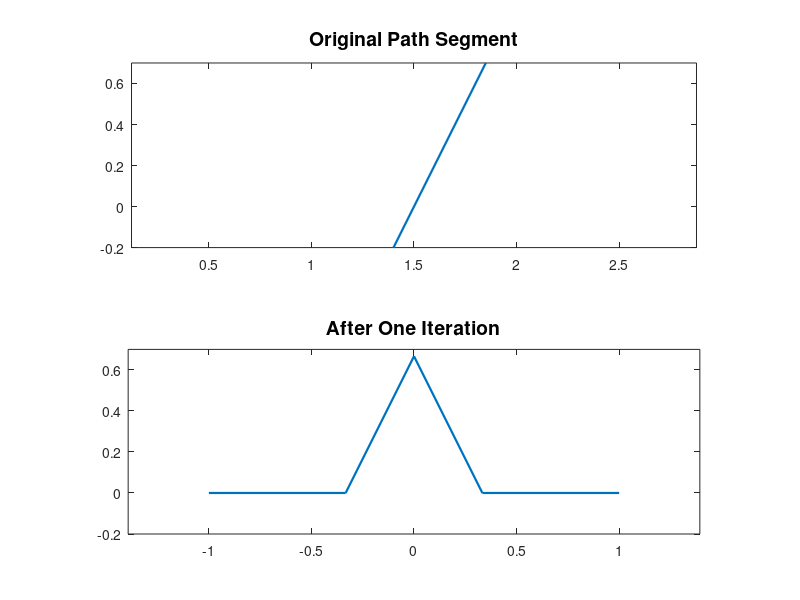

The MATLAB script that drew this image: (Note: this script raises an error after producing the figure.)
%% Koch Snowflake
% Anthony Austin, 27th November 2012

%%
% (Chebfun example fun/KochSnowflake.m)
% [Tags: #complex, #roots]

%%
% In the spirit of the upcoming holiday season, let's use Chebfun to have a
% little fun with the well-known Koch snowflake fractal.

%%
% In order to be able to use proper MATLAB functions (which we need for
% this example), we need to enclose this entire script within the body of a
% function.
function KochSnowflake()

LW = 'LineWidth'; lw = 1.6; MS = 'MarkerSize'; FS = 'FontSize'; fs = 14;

%%
% First, we need a way to generate the points on the snowflake curve.
% Recall that the Koch snowflake is generated by starting with an
% equilateral triangle and then, at each iteration step, replacing the
% middle of each line segment with two smaller line segments that construct
% the sides of an equilateral triangle that sits on top of the path where
% the segment used to lie:

seg1 = complex([-1 1]);
seg2 = [-1 -1/3 2*1i/3 1/3 1];

subplot(2, 1, 1);
plot(seg1, LW, lw);
ylim([-0.2 0.7]);
axis equal;
title('Original Path Segment', FS, fs);

subplot(2, 1, 2);
plot(seg2, LW, lw);
ylim([-0.2 0.7]);
axis equal;
title('After One Iteration', FS, fs);

%%
% The following function creates a column vector of all the snowflake's
% vertices after N iterations of the fractal generating step.  The vertices
% are represented by points in the complex plane.

function K = koch(N)
	% Start with the corners of an equilateral triangle.
	K = [   0 + 1i/sqrt(3)
	     -0.5 - 1i/(2*sqrt(3))
	      0.5 - 1i/(2*sqrt(3))
                0 + 1i/sqrt(3)];% Repeat the first point to close the path.

	% Repeatedly split the sides of the snowflake to generate the fractal.
	for (n = 1:1:N)
		K = nextkoch(K);
	end
end

%%
% The real work of the koch() function is all contained inside the
% nextkoch() auxiliary function, which carries out the fractal iteration.
% It accepts a column vector of vertices generated by one step and returns
% a column vector of the vertices obtained after a single step of the
% iteration.

function Kn = nextkoch(K)
	N = length(K) - 1;     % Current number of unique vertices.
	M = 4*N + 1;           % Total number of vertices after next step.
	Kn = zeros(M, 1);      % New list of vertices.

	% Insert the current vertices into the new list.
	Kn(1:4:M) = K(1:end);

	for (n = 1:1:N)
		% Pick out a vertex and the next one in the sequence.
		z1 = K(n);
		z2 = K(n + 1);

		% Compute new points on the curve between these vertices.
		w1 = 2*z1/3 + 1*z2/3;
		w3 = 1*z1/3 + 2*z2/3;
		w2 = (w1 + w3)/2 + 1i*sqrt(3)*(w1 - w3)/2;

		% Insert the new vertices into the list.
		Kn(4*(n - 1) + 2) = w1;
		Kn(4*(n - 1) + 3) = w2;
		Kn(4*(n - 1) + 4) = w3;
	end
end

%%
% Finally, in order to be able to create a chebfun, we must come up with a
% parametric representation of the snowflake path.  The following function
% parametrizes the path with vertices in the column vector K by a parameter
% t that ranges over [0, 1]:

function y = kochfn(K, t)
	M = length(K);

	m1 = floor((M-1)*t) + 1;
	m2 = min(m1 + 1, M);

	s = (M-1)*t + 1 - m1;
	y = K(m1).*(1 - s) + K(m2).*s;
end

%%
% Now we can play!  Let's start by creating a chebfun that represents the
% Koch snowflake after three fractal iterations.  Since the snowflake path
% is quite jagged, we will need to enable splitting:

splitting on;
K = koch(3);
z = chebfun(@(t) kochfn(K, t), [0 1]);

clf;
plot(z, LW, lw);
title('Koch Snowflake', FS, fs);
axis equal;

%% 
% How big is this chebfun?

length(z)
z.nfuns

%%
% We see that it needs 387 points to represent the snowflake curve, split
% up between 192 smooth pieces.  There is essentially one smooth piece for
% each line segment on the curve.

%%
% Let's try deforming the snowflake curve using a few maps:

clf;

expz = exp(z);
sinz = sin(2*z);
asinz = asin(2*z);
besselz = besselj(0, z);

subplot(2, 2, 1)
plot(expz, LW, lw);
title('exp(z)', FS, fs);
axis equal;

subplot(2, 2, 2)
plot(sinz, LW, lw);
title('sin(2z)', FS, fs);
axis equal;

subplot(2, 2, 3)
plot(asinz, LW, lw);
title('asin(2z)', FS, fs);
axis equal;

subplot(2, 2, 4)
plot(besselz, LW, lw);
title('J_0(z)', FS, fs);
axis equal;

%%
% By using the map 1/z, we get a snowflake of a different variety:

clf;
recipz = 1./z;
plot(recipz, LW, lw);
title('1/z', FS, fs);
axis equal;

%%
% Can you explain why the map used in the next plot gives such a
% strange-looking resutl?

clf;
pz = z.^2 + (1i/5)*z - (1+1i)/25;
plot(pz, LW, lw);
title('Image Under z^2 + (1i/5)z - (1+1i)/25', FS, fs);
axis equal;

%%
% How long is the snowflake curve?
L3 = arclength(z)

%%
% This number is fairly modest, but in fact, one can show that the length
% of the curve becomes arbitrarily large as the number of iterations is
% increased. We can investigate its rate of growth by examining the lengths
% of some of the lower iterates:

K2 = koch(2);
f2 = chebfun(@(t) kochfn(K2, t), [0 1]);
K1 = koch(1);
f1 = chebfun(@(t) kochfn(K1, t), [0 1]);
K0 = koch(0);
f0 = chebfun(@(t) kochfn(K0, t), [0 1]);

L0 = arclength(f0)
L1 = arclength(f1)
L2 = arclength(f2)

%%
% In particular, consider the ratios of the lengths between the iterates:

L1/L0
L2/L1
L3/L2

%%
% We conclude that the ratio of the lengths of successive iterates is 4/3.
% (Can you see from the definition of the fractal iteration step why this
% must be the case?)  From this, we can compute the snowflake's Hausdorff
% dimension:

D = log(4)/log(3)

%%
% This number tells us that that Koch snowflake behaves, in some respects,
% as an approximately "1.26-dimensional" object: a little more than just a
% line but somewhat less than a planar region.

end
